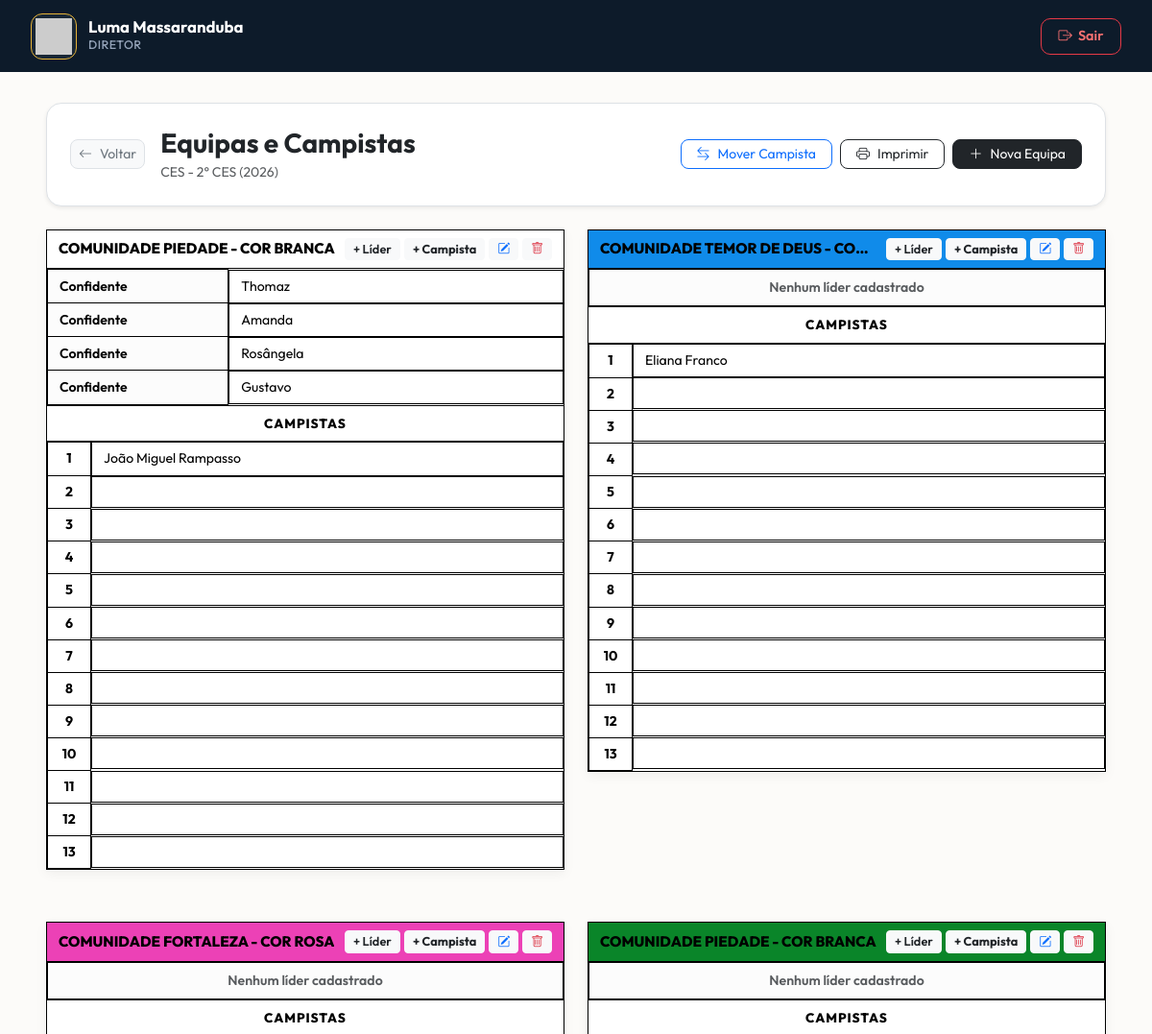
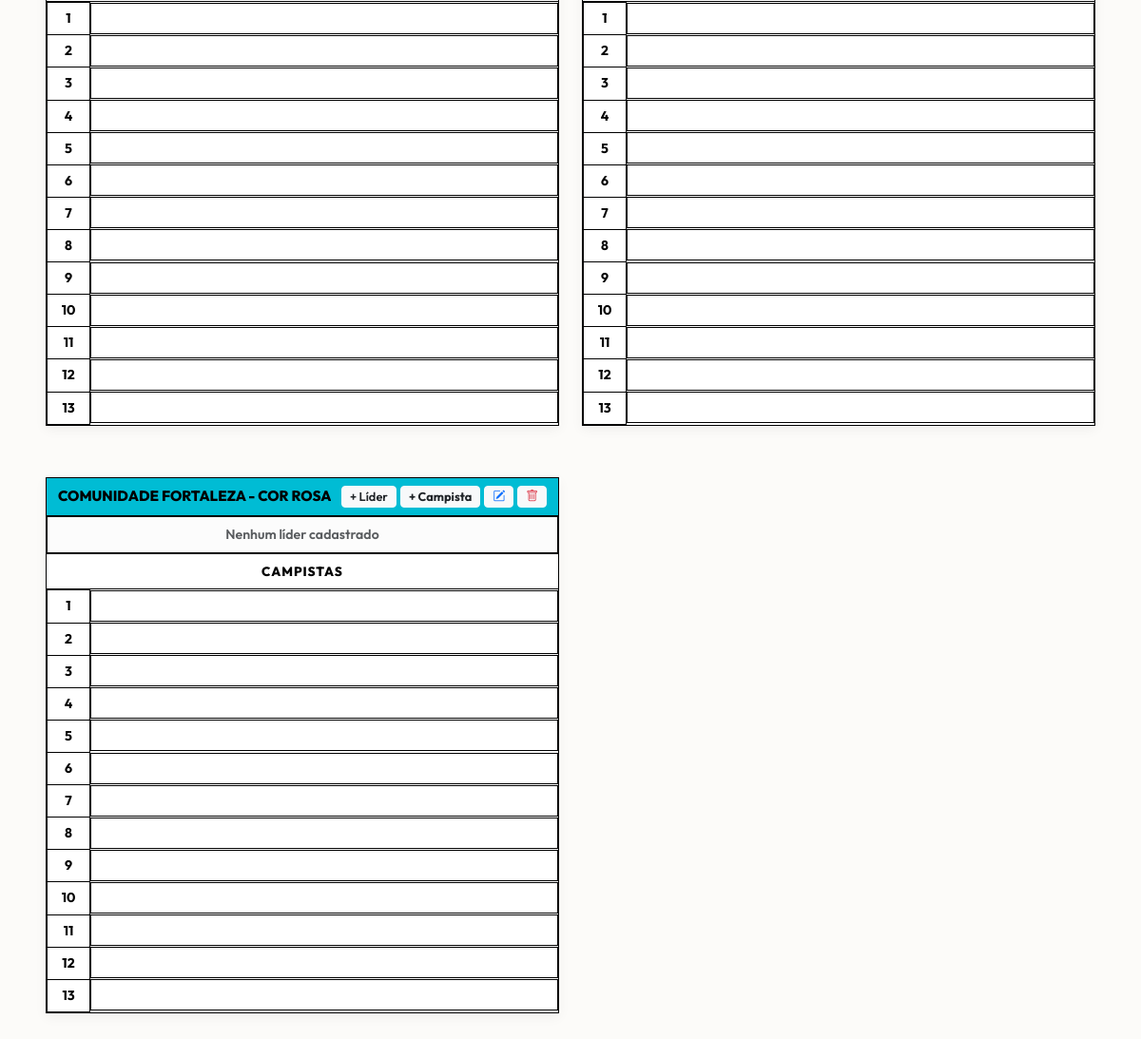
The app's page /equipes-campistas.php?edicao_id=2&modalidade_id=2 (signed in) with its own data (2 pictures, top to bottom).
### tables this page shows
CREATE TABLE `edicoes` (
  `id` int(11) NOT NULL,
  `modalidade_id` int(11) NOT NULL,
  `ano` int(11) DEFAULT NULL,
  `nome` varchar(255) NOT NULL,
  `data_inicio` date DEFAULT NULL,
  `data_fim` date DEFAULT NULL,
  `ativa` tinyint(1) DEFAULT 1,
  `criado_em` timestamp NOT NULL DEFAULT current_timestamp(),
  `status` varchar(20) DEFAULT NULL
);

CREATE TABLE `modalidades` (
  `id` int(11) NOT NULL,
  `nome` varchar(50) NOT NULL,
  `descricao` varchar(255) DEFAULT NULL,
  `lema` varchar(255) DEFAULT NULL,
  `publico_alvo` varchar(255) DEFAULT NULL,
  `cor_tema` varchar(7) DEFAULT NULL,
  `icone` varchar(50) DEFAULT NULL,
  `cor` varchar(20) DEFAULT NULL,
  `bg_tag` varchar(20) DEFAULT NULL,
  `criado_em` timestamp NOT NULL DEFAULT current_timestamp()
);

CREATE TABLE `equipes_campistas` (
  `id` int(11) NOT NULL,
  `edicao_id` int(11) NOT NULL,
  `nome` varchar(255) NOT NULL,
  `cor` varchar(50) DEFAULT '#00bcd4',
  `created_at` timestamp NOT NULL DEFAULT current_timestamp()
);

CREATE TABLE `equipes_lideres` (
  `id` int(11) NOT NULL,
  `equipe_id` int(11) NOT NULL,
  `cargo` varchar(100) DEFAULT 'Confidente',
  `nome` varchar(255) NOT NULL,
  `created_at` timestamp NOT NULL DEFAULT current_timestamp()
);

CREATE TABLE `equipes_membros` (
  `id` int(11) NOT NULL,
  `equipe_id` int(11) NOT NULL,
  `nome` varchar(255) NOT NULL,
  `created_at` timestamp NOT NULL DEFAULT current_timestamp()
);

### equipes-campistas.php (the view, shortened to what this page needs)
<?php
require_once 'config/database.php';
$caminho_logo  = 'assets/img/logo.png';
$nome_usuario  = $_SESSION['usuario_nome'] ?? 'Valéria Guimarães';
$perfil        = $_SESSION['usuario_perfil'] ?? '';
$edicao_id = 0;
if (isset($_GET['edicao_id']) && intval($_GET['edicao_id']) > 0) {
    $edicao_id = intval($_GET['edicao_id']);
} elseif (isset($_GET['id']) && intval($_GET['id']) > 0) {
    $edicao_id = intval($_GET['id']);
}
$stmt_ed = $conn->prepare("
    SELECT e.*, m.nome AS modalidade_nome, m.cor
    FROM edicoes e
    INNER JOIN modalidades m ON e.modalidade_id = m.id
    WHERE e.id = ?
");
$stmt_ed->bind_param("i", $edicao_id);
$stmt_ed->execute();
$edicao = $stmt_ed->get_result()->fetch_assoc();
$nomeModalidade = htmlspecialchars($edicao['modalidade_nome']);
$nomeEdicao     = !empty($edicao['nome']) ? htmlspecialchars($edicao['nome']) : "Edição";
$anoEdicao      = intval($edicao['ano'] ?? date('Y'));
$equipes = [];
$res_eq = $conn->query("SELECT * FROM equipes_campistas WHERE edicao_id = $edicao_id ORDER BY id ASC");
if ($res_eq) {
    while ($eq = $res_eq->fetch_assoc()) {
        $eq_id = $eq['id'];
        $lideres = [];
        $res_lid = $conn->query("SELECT * FROM equipes_lideres WHERE equipe_id = $eq_id ORDER BY id ASC");
        if ($res_lid) {
            while ($l = $res_lid->fetch_assoc()) {
                $lideres[] = $l;
            }
        }
        $campistas = [];
        $res_c = $conn->query("SELECT * FROM equipes_membros WHERE equipe_id = $eq_id ORDER BY id ASC");
        if ($res_c) {
            while ($c = $res_c->fetch_assoc()) {
                $campistas[] = $c;
            }
        }
        $eq['lideres']   = $lideres;
        $eq['campistas'] = $campistas;
        $equipes[]       = $eq;
    }
}
?>
<!DOCTYPE html>
<html lang="pt-br">
<head>
    <link href="https://cdn.jsdelivr.net/npm/bootstrap@5.3.0/dist/css/bootstrap.min.css" rel="stylesheet">
    <link rel="stylesheet" href="https://cdn.jsdelivr.net/npm/bootstrap-icons@1.11.0/font/bootstrap-icons.css">
    <link href="https://cdn.jsdelivr.net/npm/tom-select@2.2.2/dist/css/tom-select.bootstrap5.min.css" rel="stylesheet">
</head>
<body>
<nav class="navbar navbar-expand-lg navbar-custom sticky-top no-print">
    <div class="container-fluid p-0">
        <div class="user-profile-container">
            <div class="logo-box">
                <img src="<?= $caminho_logo ?>" alt="Logo" onerror="this.onerror=null; this.src='https://via.placeholder.com/48?text=LOGO';">
            </div>
            <div class="user-info-text">
                <div class="user-name"><?= htmlspecialchars($nome_usuario) ?></div>
                <div class="user-role"><?= htmlspecialchars($perfil) ?></div>
            </div>
        </div>
        <div class="d-flex align-items-center gap-2 ms-auto">
            <a href="logout.php" class="btn-nav-outline-red">
                <i class="bi bi-box-arrow-right"></i> Sair
            </a>
        </div>
    </div>
</nav>
<main class="main-content">
    <div class="bg-white p-4 rounded-4 border mb-4 shadow-sm d-flex flex-column flex-md-row align-items-start align-items-md-center justify-content-between gap-3 no-print">
        <div class="d-flex align-items-center gap-3">
            <a href="edicao-detalhes.php?edicao_id=<?= $edicao_id ?>" class="btn btn-light btn-sm rounded-3 d-flex align-items-center gap-2 border text-secondary">
                <i class="bi bi-arrow-left"></i> Voltar
            </a>
            <div>
                <h3 class="fw-bold m-0 text-dark">Equipas e Campistas</h3>
                <span class="text-muted small"><?= $nomeModalidade ?> - <?= $nomeEdicao ?> (<?= $anoEdicao ?>)</span>
            </div>
        </div>
        <div class="d-flex gap-2 flex-wrap">
            <button class="btn btn-outline-primary btn-sm rounded-3 px-3 d-flex align-items-center gap-2" data-bs-toggle="modal" data-bs-target="#modalTrocarEquipe">
                <i class="bi bi-arrow-left-right"></i> Mover Campista
            </button>
            <button onclick="window.print()" class="btn btn-outline-dark btn-sm rounded-3 px-3 d-flex align-items-center gap-2">
                <i class="bi bi-printer"></i> Imprimir
            </button>
            <button class="btn btn-dark btn-sm rounded-3 px-3 d-flex align-items-center gap-2" data-bs-toggle="modal" data-bs-target="#modalCriarEquipe">
                <i class="bi bi-plus-lg"></i> Nova Equipa
            </button>
        </div>
    </div>
    <div class="row" id="gridEquipes">
        <?php foreach ($equipes as $equipe): ?>
            <div class="col-12 col-lg-6 equipe-col mb-4" data-id="<?= $equipe['id'] ?>">
                <div class="equipe-card">
                    <div class="equipe-header" style="background-color: <?= htmlspecialchars($equipe['cor']) ?> !important;">
                        <span class="text-truncate"><?= htmlspecialchars($equipe['nome']) ?></span>
                        <div class="equipe-header-btns no-print">
                            <button class="btn btn-sm btn-light text-dark rounded-1" title="Adicionar Líder" onclick="abrirModalLider(<?= $equipe['id'] ?>)">+ Líder</button>
                            <button class="btn btn-sm btn-light text-dark rounded-1 fw-bold" title="Adicionar Campista" onclick="abrirModalCampista(<?= $equipe['id'] ?>)">+ Campista</button>
                            <button class="btn btn-sm btn-light text-primary rounded-1" title="Editar Equipa" onclick="abrirModalEditarEquipe(<?= $equipe['id'] ?>, '<?= addslashes($equipe['nome']) ?>', '<?= $equipe['cor'] ?>')">
                                <i class="bi bi-pencil-square"></i>
                            </button>
                            <button class="btn btn-sm btn-light text-danger rounded-1" title="Excluir Equipa" onclick="abrirModalExcluirEquipe(<?= $equipe['id'] ?>, '<?= addslashes($equipe['nome']) ?>')">
                                <i class="bi bi-trash"></i>
                            </button>
                        </div>
                    </div>
                    <table class="table-lideres">
                        <tbody>
                            <?php if (!empty($equipe['lideres'])): ?>
                                <?php foreach ($equipe['lideres'] as $lider): ?>
                                    <tr>
                                        <td><?= htmlspecialchars($lider['cargo'] ?? '') ?></td>
                                        <td class="d-flex align-items-center justify-content-between">
                                            <span><?= htmlspecialchars($lider['nome'] ?? '') ?></span>
                                        </td>
                                    </tr>
                                <?php endforeach; ?>
                            <?php else: ?>
                                <tr><td colspan="2" class="text-center text-muted py-2">Nenhum líder cadastrado</td></tr>
                            <?php endif; ?>
                        </tbody>
                    </table>
                    <div class="campistas-section-title">CAMPISTAS</div>
                    <table class="table-campistas">
                        <tbody class="sortable-campistas" data-equipe-id="<?= $equipe['id'] ?>">
                            <?php
                            $total_linhas = max(13, count($equipe['campistas']));
                            for ($i = 0; $i < $total_linhas; $i++):
                                $num = $i + 1;
                                $campista_id = $equipe['campistas'][$i]['id'] ?? 0;
                                $campista_nome = $equipe['campistas'][$i]['nome'] ?? '';
                            ?>
                                <tr class="<?= !empty($campista_nome) ? 'campista-row' : 'empty-row' ?>" data-campista-id="<?= $campista_id ?>">
                                    <td class="num-col"><?= $num ?></td>
                                    <td class="d-flex align-items-center justify-content-between" style="min-height: 33px;">
                                        <span><?= htmlspecialchars($campista_nome) ?></span>
                                    </td>
                                </tr>
                            <?php endfor; ?>
                        </tbody>
                    </table>
                </div>
            </div>
        <?php endforeach; ?>
    </div>
</main>
</body>
</html>

### records on screen
edicoes: modalidade.nome "CES", nome "2° CES"
equipes_campistas: nome "COMUNIDADE PIEDADE - COR BRANCA", num "2", num "3", num "4", num "5", num "6", num "7", num "8", num "9", num "10", num "11", num "12", num "13"
equipes_lideres: cargo "Confidente", nome "Thomaz"
equipes_lideres: cargo "Confidente", nome "Amanda"
equipes_lideres: cargo "Confidente", nome "Rosângela"
equipes_lideres: cargo "Confidente", nome "Gustavo"
equipes_membros: num "1", nome "João Miguel Rampasso"
equipes_campistas: nome "COMUNIDADE TEMOR DE DEUS - CO…", shows "Nenhum líder cadastrado", num "2", num "3", num "4", num "5", num "6", num "7", num "8", num "9", num "10", num "11", num "12", num "13"
equipes_membros: num "1", nome "Eliana Franco"
equipes_campistas: nome "COMUNIDADE FORTALEZA - COR ROSA", shows "Nenhum líder cadastrado", num "1", num "2", num "3", num "4", num "5", num "6", num "7", num "8", num "9", num "10", num "11", num "12", num "13"
equipes_campistas: nome "COMUNIDADE PIEDADE - COR BRANCA", shows "Nenhum líder cadastrado", num "1", num "2", num "3", num "4", num "5", num "6", num "7", num "8", num "9", num "10", num "11", num "12", num "13"
equipes_campistas: nome "COMUNIDADE FORTALEZA - COR ROSA", shows "Nenhum líder cadastrado", num "1", num "2", num "3", num "4", num "5", num "6", num "7", num "8", num "9", num "10", num "11", num "12", num "13"

### other values on screen
$nome_usuario "Luma Massaranduba"
$perfil "DIRETOR"
